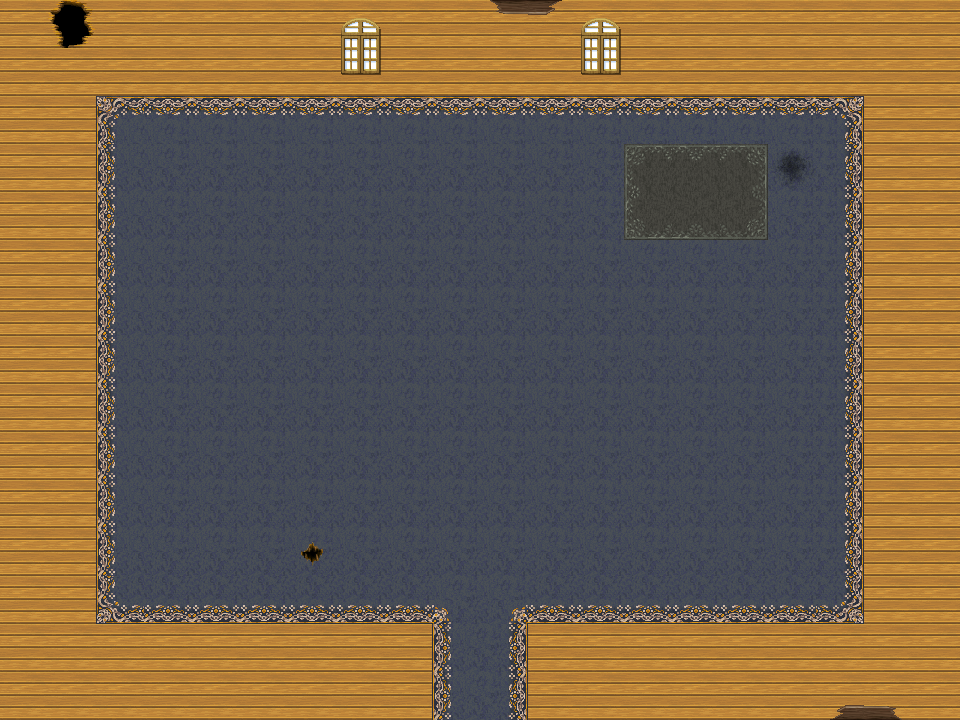

This is a level from a 2D game, rendered from its Tiled map with the project's own tilesets. A one-line summary and the complete map file follow:
An orthogonal 20x15 tile map with 48x48 px tiles, 2 tile layers (background, decoration), 10 tilesets and 61 objects (level_trigger, player_spawn, npc_spawn).

<map version="1.10" tiledversion="1.12.2" orientation="orthogonal" renderorder="right-down" width="20" height="15" tilewidth="48" tileheight="48" infinite="0" nextlayerid="8" nextobjectid="89">
 <properties>
  <property name="level_type" value="indoor" />
 </properties>
 <tileset firstgid="1" source="tilesets/Dungeon_A2.tsx" />
 <tileset firstgid="193" source="tilesets/Inside_A2.tsx" />
 <tileset firstgid="433" source="tilesets/Inside_A5.tsx" />
 <tileset firstgid="561" source="tilesets/SF_Outside_A5.tsx" />
 <tileset firstgid="689" source="tilesets/Dungeon_B.tsx" />
 <tileset firstgid="945" source="tilesets/SF_Inside_B.tsx" />
 <tileset firstgid="1201" source="tilesets/SF_Inside_C.tsx" />
 <tileset firstgid="1457" source="tilesets/Inside_B.tsx" />
 <tileset firstgid="1713" source="tilesets/Dungeon_C.tsx" />
 <tileset firstgid="1969" source="tilesets/Inside_C.tsx" />
 <layer id="1" name="background" width="20" height="15">
  <data encoding="csv">
242,242,242,242,242,242,242,242,242,242,242,242,242,242,242,242,242,242,242,242,
242,241,241,241,241,241,241,241,241,241,241,241,241,241,241,241,241,241,241,242,
242,241,359,386,386,386,386,386,386,386,386,386,386,386,386,386,386,360,241,242,
242,241,385,389,389,389,389,389,389,389,389,389,389,397,395,394,389,387,241,242,
242,241,385,389,389,389,389,389,389,389,389,389,389,398,399,396,389,387,241,242,
241,241,385,389,389,389,389,389,389,389,389,389,389,389,389,389,389,387,241,242,
241,241,385,389,389,389,389,389,389,389,389,389,389,389,389,389,389,387,241,242,
241,241,385,389,389,389,389,389,389,389,389,389,389,389,389,389,389,387,241,242,
241,241,385,389,389,389,389,389,389,389,389,389,389,389,389,389,389,387,241,242,
241,241,385,389,389,389,389,389,389,389,389,389,389,389,389,389,389,387,241,242,
241,241,385,389,389,389,389,389,389,389,389,389,389,389,389,389,389,387,241,242,
241,241,385,389,389,389,389,389,389,389,389,389,389,389,389,389,389,387,241,242,
241,241,375,388,388,388,388,388,388,390,393,388,388,388,388,388,388,376,241,242,
242,241,241,241,241,241,241,241,241,385,387,241,241,241,241,241,241,241,241,242,
242,241,241,241,241,241,241,241,241,385,387,241,241,241,241,242,242,242,241,242
</data>
 </layer>
 <layer id="4" name="decoration" width="20" height="15">
  <data encoding="csv">
0,523,0,0,0,0,0,1785,0,0,3221226408,3221226406,1785,0,0,0,0,0,0,0,
0,0,0,0,0,0,0,1801,0,0,0,0,1801,0,0,0,0,0,0,0,
0,0,0,0,0,0,0,0,0,0,0,0,0,0,0,0,0,0,0,0,
0,0,0,0,0,0,0,0,0,0,0,0,0,0,0,0,253,0,0,0,
0,0,0,0,0,0,0,0,0,0,0,0,0,0,0,0,0,0,0,0,
0,0,0,0,0,0,0,0,0,0,0,0,0,0,0,0,0,0,0,0,
0,0,0,0,0,0,0,0,0,0,0,0,0,0,0,0,0,0,0,0,
0,0,0,0,0,0,0,0,0,0,0,0,0,0,0,0,0,0,0,0,
0,0,0,0,0,0,0,0,0,0,0,0,0,0,0,0,0,0,0,0,
0,0,0,0,0,0,0,0,0,0,0,0,0,0,0,0,0,0,0,0,
0,0,0,0,0,0,0,0,0,0,0,0,0,0,0,0,0,0,0,0,
0,0,0,0,0,0,201,0,0,0,0,0,0,0,0,0,0,0,0,0,
0,0,0,0,0,0,0,0,0,0,0,0,0,0,0,0,0,0,0,0,
0,0,0,0,0,0,0,0,0,0,0,0,0,0,0,0,0,0,0,0,
0,0,0,0,0,0,0,0,0,0,0,0,0,0,0,0,0,934,936,0
</data>
 </layer>
 <objectgroup id="6" name="collision">
  <object id="55" x="0" y="0" width="96" height="720" />
  <object id="56" x="96" y="624" width="336" height="96" />
  <object id="57" x="528" y="624" width="336" height="96" />
  <object id="58" x="864" y="0" width="96" height="720" />
  <object id="59" x="96" y="0" width="768" height="96" />
  <object id="62" x="144" y="504" width="96" height="72" />
  <object id="63" x="199" y="384" width="34" height="24" />
  <object id="64" x="168" y="264" width="72" height="72" />
  <object id="65" x="240" y="276" width="24" height="60" />
  <object id="66" x="336" y="216" width="96" height="24" />
  <object id="67" x="672" y="504" width="96" height="24" />
  <object id="68" x="672" y="372" width="96" height="24" />
  <object id="74" x="672" y="444" width="96" height="17" />
  <object id="75" x="192" y="120" width="48" height="24" />
  <object id="76" x="144" y="96" width="48" height="48" />
  <object id="77" x="240" y="72" width="48" height="72" />
  <object id="78" x="336" y="120" width="48" height="24" />
  <object id="79" x="432" y="120" width="96" height="24" />
  <object id="80" x="648" y="72" width="96" height="72" />
 </objectgroup>
 <objectgroup id="5" name="triggers">
  <object id="83" name="level_trigger" x="432" y="720" width="96" height="48">
   <properties>
    <property name="level" value="oldworld" />
   </properties>
  </object>
  <object id="84" name="player_spawn" x="456" y="645" width="48" height="72">
   <properties>
    <property name="level" value="oldworld" />
   </properties>
  </object>
  <object id="88" name="npc_spawn" x="480" y="168" width="48" height="72">
   <properties>
    <property name="direction" value="down" />
    <property name="npc_id" value="marquis" />
    <property name="spawn_id" value="marquis_start" />
   </properties>
  </object>
 </objectgroup>
 <objectgroup id="3" name="renderables">
  <object id="1" gid="1067" x="240" y="144" width="48" height="48" />
  <object id="2" gid="1051" x="240" y="96" width="48" height="48" />
  <object id="3" gid="1072" x="144" y="144" width="48" height="48" />
  <object id="4" gid="1056" x="144" y="96" width="48" height="48" />
  <object id="5" gid="1179" x="192" y="144" width="48" height="48" />
  <object id="6" gid="1008" x="720" y="528" width="48" height="48" />
  <object id="7" gid="1007" x="672" y="528" width="48" height="48" />
  <object id="8" gid="991" x="672" y="396" width="48" height="48" />
  <object id="9" gid="992" x="720" y="396" width="48" height="48" />
  <object id="10" gid="1308" x="624" y="144" width="48" height="48" />
  <object id="11" gid="1309" x="672" y="144" width="48" height="48" />
  <object id="12" gid="1310" x="720" y="144" width="48" height="48" />
  <object id="13" gid="1292" x="624" y="96" width="48" height="48" />
  <object id="14" gid="1293" x="672" y="96" width="48" height="48" />
  <object id="15" gid="1294" x="720" y="96" width="48" height="48" />
  <object id="16" gid="1260" x="144" y="288" width="48" height="48" />
  <object id="17" gid="1261" x="192" y="288" width="48" height="48" />
  <object id="18" gid="1262" x="240" y="288" width="48" height="48" />
  <object id="19" gid="1276" x="144" y="336" width="48" height="48" />
  <object id="20" gid="1277" x="192" y="336" width="48" height="48" />
  <object id="21" gid="1278" x="240" y="336" width="48" height="48" />
  <object id="23" gid="1179" x="192" y="408" width="48" height="48" />
  <object id="24" gid="1699" x="672" y="468" width="48" height="48" />
  <object id="25" gid="1697" x="720" y="468" width="48" height="48" />
  <object id="33" gid="1913" x="768" y="72" width="48" height="48" />
  <object id="34" gid="1929" x="768" y="120" width="48" height="48" />
  <object id="35" gid="1685" x="480" y="144" width="48" height="48" />
  <object id="37" gid="1653" x="432" y="144" width="48" height="48" />
  <object id="38" gid="2118" x="432" y="144" width="48" height="48" />
  <object id="42" gid="1652" x="336" y="240" width="48" height="48" />
  <object id="43" gid="1652" x="384" y="240" width="48" height="48" />
  <object id="44" gid="1259" x="336" y="144" width="48" height="48" />
  <object id="51" gid="1163" x="144" y="576" width="48" height="48" />
  <object id="52" gid="1164" x="192" y="576" width="48" height="48" />
  <object id="53" gid="1147" x="144" y="528" width="48" height="48" />
  <object id="54" gid="1148" x="192" y="528" width="48" height="48" />
 </objectgroup>
 <objectgroup id="7" name="objects">
  <object id="85" gid="1973" x="720" y="456" width="48" height="48" />
  <object id="86" gid="2116" x="348" y="228" width="48" height="48" />
  <object id="87" gid="1992" x="384" y="228" width="48" height="48" />
 </objectgroup>
</map>
